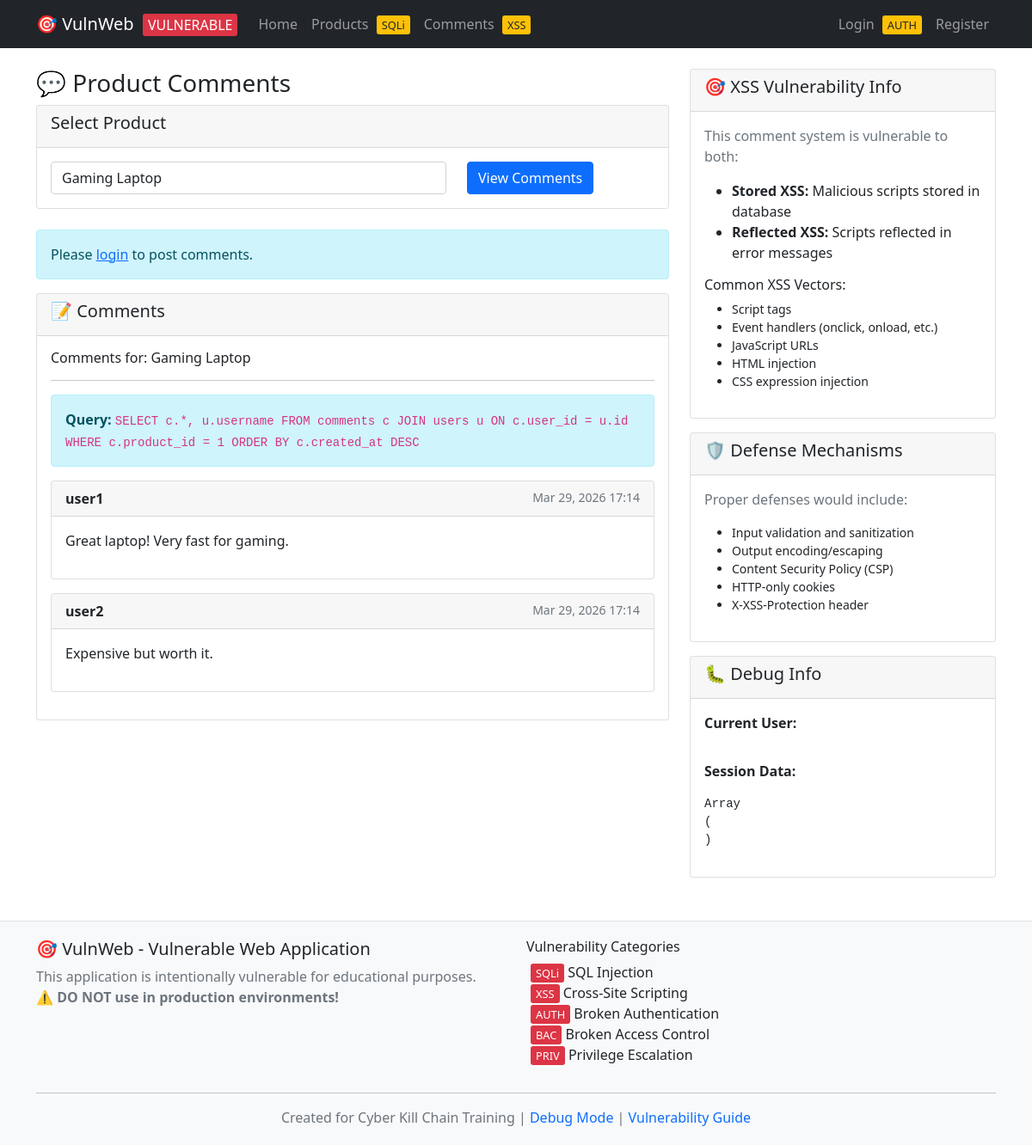
Screenshot of /comments.php?debug=1 with the database file from the repository.
### tables this page shows
CREATE TABLE products (
    id INT AUTO_INCREMENT PRIMARY KEY,
    name VARCHAR(100) NOT NULL,
    description TEXT,
    price DECIMAL(10,2),
    category VARCHAR(50),
    created_at TIMESTAMP DEFAULT CURRENT_TIMESTAMP
);

CREATE TABLE comments (
    id INT AUTO_INCREMENT PRIMARY KEY,
    user_id INT,
    product_id INT,
    comment TEXT,
    created_at TIMESTAMP DEFAULT CURRENT_TIMESTAMP,
    FOREIGN KEY (user_id) REFERENCES users(id),
    FOREIGN KEY (product_id) REFERENCES products(id)
);

CREATE TABLE users (
    id INT AUTO_INCREMENT PRIMARY KEY,
    username VARCHAR(50) NOT NULL,
    password VARCHAR(255) NOT NULL,
    email VARCHAR(100),
    role ENUM('user', 'admin', 'moderator') DEFAULT 'user',
    created_at TIMESTAMP DEFAULT CURRENT_TIMESTAMP,
    is_active BOOLEAN DEFAULT TRUE
);

### src/config.php (called while the page is built, shortened)
<?php
function isLoggedIn() {
    return isset($_SESSION['user_id']);
}
?>

### src/comments.php (the view, shortened to what this page needs)
<?php
require_once 'config.php';
$product_id = $_GET['product_id'] ?? 1;
include 'header.php';
?>
<div class="row">
    <div class="col-md-8">
        <h3>💬 Product Comments</h3>
        <div class="card mb-4">
            <div class="card-header">
                <h5>Select Product</h5>
            </div>
            <div class="card-body">
                <form method="GET" action="comments.php">
                    <div class="row">
                        <div class="col-md-8">
                            <select class="form-control" name="product_id" onchange="this.form.submit()">
                                <?php
                                $conn = getConnection();
                                $products_query = "SELECT id, name FROM products ORDER BY name";
                                $products_result = $conn->query($products_query);
                                while ($product = $products_result->fetch_assoc()) {
                                    $selected = $product['id'] == $product_id ? 'selected' : '';
                                    echo "<option value='{$product['id']}' $selected>{$product['name']}</option>";
                                }
                                ?>
                            </select>
                        </div>
                        <div class="col-md-4">
                            <button type="submit" class="btn btn-primary">View Comments</button>
                        </div>
                    </div>
                </form>
            </div>
        </div>
        <?php if (isLoggedIn()): ?>
        <div class="card mb-4">
            <div class="card-header">
                <h5>💭 Add Your Comment</h5>
            </div>
            <div class="card-body">
                <form method="POST">
                    <div class="mb-3">
                        <textarea class="form-control" name="comment" rows="4"
                                  placeholder="Share your thoughts about this product..." required></textarea>
                    </div>
                    <button type="submit" class="btn btn-primary">Post Comment</button>
                </form>
                <div class="alert alert-warning mt-3">
                    <h6>🎯 XSS Testing Payloads</h6>
                    <p class="mb-2">Try these XSS payloads in the comment field:</p>
                    <ul class="mb-0 small">
                        <li><code>&lt;script&gt;alert('XSS')&lt;/script&gt;</code></li>
                        <li><code>&lt;img src=x onerror=alert('XSS')&gt;</code></li>
                        <li><code>&lt;svg onload=alert('XSS')&gt;</code></li>
                        <li><code>&lt;iframe src=javascript:alert('XSS')&gt;&lt;/iframe&gt;</code></li>
                    </ul>
                </div>
            </div>
        </div>
        <?php else: ?>
        <div class="alert alert-info">
            <p class="mb-0">Please <a href="login.php">login</a> to post comments.</p>
        </div>
        <?php endif; ?>
        <div class="card">
            <div class="card-header">
                <h5>📝 Comments</h5>
            </div>
            <div class="card-body">
                <?php
                $conn = getConnection();
                $product_query = "SELECT name FROM products WHERE id = $product_id";
                $product_result = $conn->query($product_query);
                $product_name = $product_result ? $product_result->fetch_assoc()['name'] : 'Unknown Product';
                echo "<h6>Comments for: " . htmlspecialchars($product_name) . "</h6><hr>";
                $comments_query = "SELECT c.*, u.username FROM comments c
                                 JOIN users u ON c.user_id = u.id
                                 WHERE c.product_id = $product_id
                                 ORDER BY c.created_at DESC";
                if (isset($_GET['debug'])) {
                    echo "<div class='alert alert-info'><strong>Query:</strong> <code>$comments_query</code></div>";
                }
                $comments_result = $conn->query($comments_query);
                if ($comments_result && $comments_result->num_rows > 0) {
                    while ($comment = $comments_result->fetch_assoc()) {
                        ?>
                        <div class="card mb-3">
                            <div class="card-header d-flex justify-content-between">
                                <strong><?php echo htmlspecialchars($comment['username']); ?></strong>
                                <small class="text-muted"><?php echo date('M j, Y H:i', strtotime($comment['created_at'])); ?></small>
                            </div>
                            <div class="card-body">
                                <p><?php echo $comment['comment']; ?></p>
                            </div>
                        </div>
                        <?php
                    }
                } else {
                    echo "<div class='alert alert-info'>No comments yet for this product. Be the first to comment!</div>";
                }
                ?>
            </div>
        </div>
    </div>
    <div class="col-md-4">
        <div class="card">
            <div class="card-header">
                <h5>🎯 XSS Vulnerability Info</h5>
            </div>
            <div class="card-body">
                <p class="text-muted">This comment system is vulnerable to both:</p>
                <ul>
                    <li><strong>Stored XSS:</strong> Malicious scripts stored in database</li>
                    <li><strong>Reflected XSS:</strong> Scripts reflected in error messages</li>
                </ul>
                <h6>Common XSS Vectors:</h6>
                <ul class="small">
                    <li>Script tags</li>
                    <li>Event handlers (onclick, onload, etc.)</li>
                    <li>JavaScript URLs</li>
                    <li>HTML injection</li>
                    <li>CSS expression injection</li>
                </ul>
            </div>
        </div>
        <div class="card mt-3">
            <div class="card-header">
                <h5>🛡️ Defense Mechanisms</h5>
            </div>
            <div class="card-body">
                <p class="text-muted">Proper defenses would include:</p>
                <ul class="small">
                    <li>Input validation and sanitization</li>
                    <li>Output encoding/escaping</li>
                    <li>Content Security Policy (CSP)</li>
                    <li>HTTP-only cookies</li>
                    <li>X-XSS-Protection header</li>
                </ul>
            </div>
        </div>
        <?php if (isset($_GET['debug'])): ?>
        <div class="card mt-3">
            <div class="card-header">
                <h5>🐛 Debug Info</h5>
            </div>
            <div class="card-body">
                <p><strong>Current User:</strong></p>
                <pre><?php print_r(getCurrentUser()); ?></pre>
                <p><strong>Session Data:</strong></p>
                <pre><?php print_r($_SESSION); ?></pre>
            </div>
        </div>
        <?php endif; ?>
    </div>
</div>
<?php include 'footer.php'; ?>

### rows the page displays
products: name "Gaming Laptop"
comments: user.username "user1", created_at "Mar 29, 2026 17:14", comment "Great laptop! Very fast for gaming."
comments: user.username "user2", created_at "Mar 29, 2026 17:14", comment "Expensive but worth it."

### other values shown
$comments_query "SELECT c.*, u.username FROM comments c JOIN users u ON c.user_id = u.id WHERE c.product_id = 1 ORDER BY c.created_at DESC"
form field product_id "Gaming Laptop"
